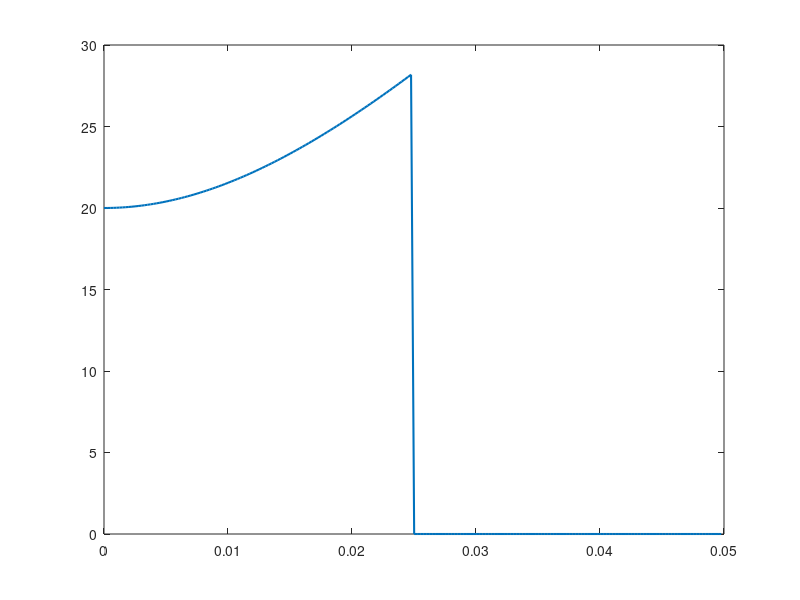

Write MATLAB code to recreate this figure. (Note: this script raises an error after producing the figure.)
function exam7_9

% Example 7.9: An oversampling DAC 

clear
clc
fprintf('Example 7.9: An oversampling DAC\n\n')
n = 1;
eps = 0.05;
fs = 1;
T = 1/fs;
p = 2000;

% Compute interpolation factor

L = ((1 - eps^2)/eps^2)^(1/(2*n))
L = ceil(L);

% Compute compensated magnitude response

f = linspace (0,fs/2,p);
A = zeros(3,p);
F_a = fs/(2*L);
for i = 1 : p
   if (f(i) <= F_a)
      if i == 1
            A(1,i) = L/T;
      else
            A(1,i) = L/(T*(sin(pi*f(i)*T)/(pi*f(i)*T)));
      end
         A(2,i) = sqrt(1 + (f(i)/F_a)^(2*n));
   end
   A(3,i) = A(1,i)*A(2,i);   
end

% Plot it

figure
plot (f(1:p/10),A(3,1:p/10),'LineWidth',1.5)
f_labels ('Compensated anti-imaging magnitude response','\it{f/f_s}','\it{TA_L(f)}')
f_wait
